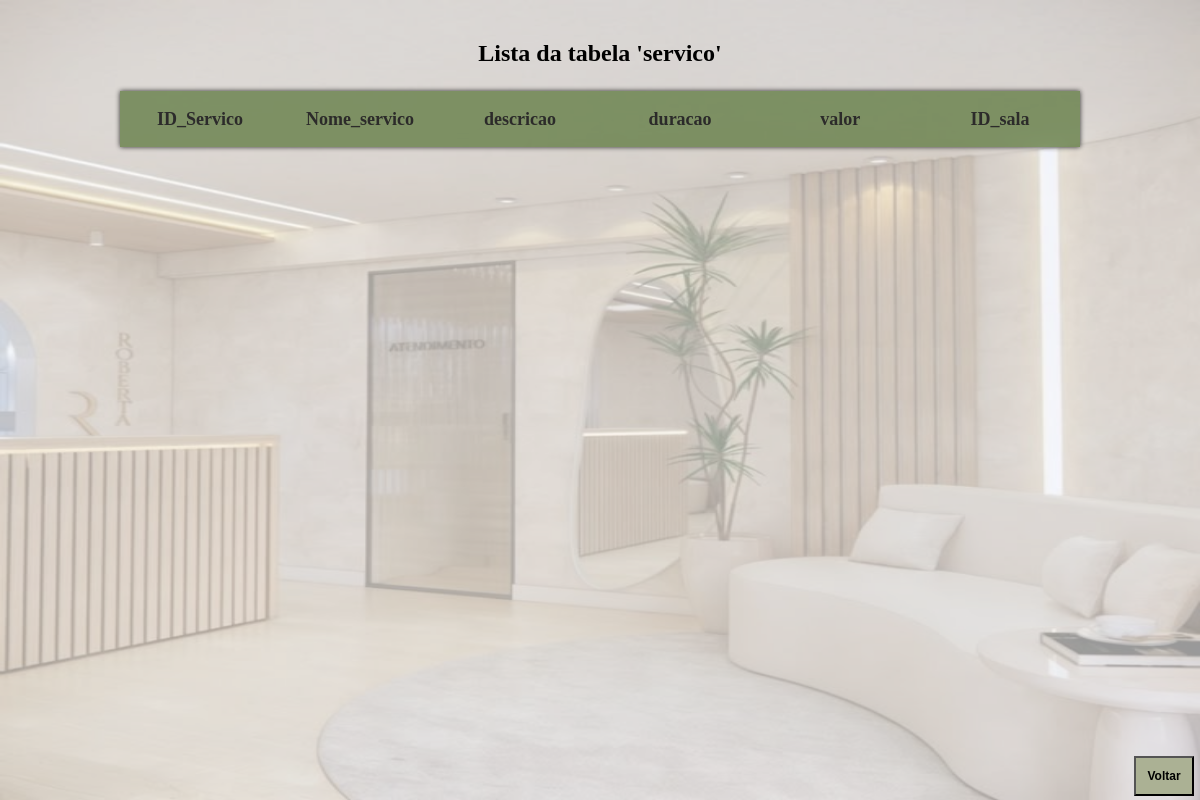
Before: /AcessoBD/servicos/Listar.php with the older database file.
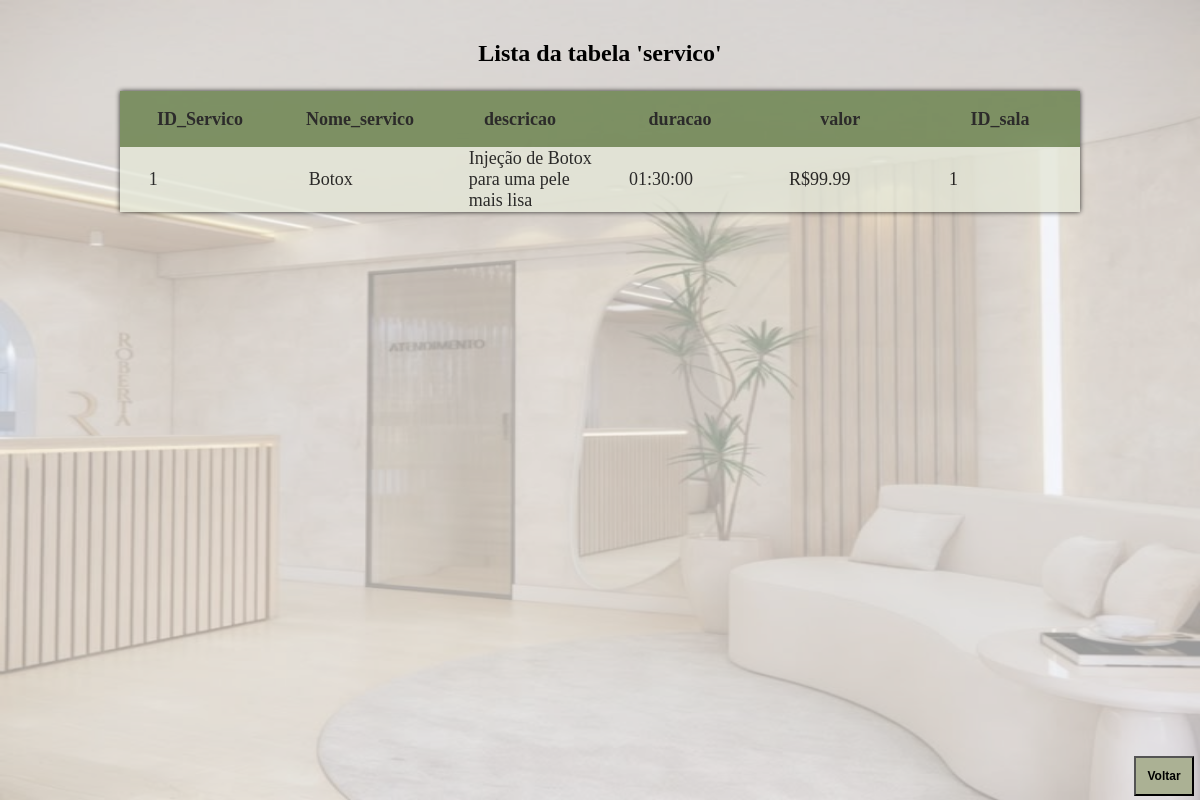
After: the same page with the newer database file.
### tables this page shows
CREATE TABLE `servico` (
  `ID_servico` int(11) NOT NULL,
  `Nome_servico` varchar(50) NOT NULL,
  `descricao` varchar(100) NOT NULL,
  `duracao` time NOT NULL,
  `valor` float NOT NULL,
  `ID_sala` int(11) NOT NULL
);

### AcessoBD/servicos/Servico.php (called while the page is built, shortened)
<?php
    class Servico
    {
        function listar()
        {
            try
            {
                $this->conn = new Conectar();
                $sql = $this->conn->query("select * from servico order by id_servico");
                $sql->execute();
                return $sql->fetchAll();
            }
            catch(PDOException $exc)
            {
                echo "Erro ao executar consulta. " . $exc->getMessage();
            }
        }
    }
?>

### AcessoBD/servicos/Listar.php (the view, shortened to what this page needs)
<!DOCTYPE html>
<html lang="en">
<head>
    <link rel="stylesheet" type="text/css" href="CSS/Listar.css">
</head>
<body>
    <main>
        <?php
            $pos = 0;
            include_once 'Servico.php';
            $p = new Servico();
            $pro_bd=$p->listar();
        ?>
        <p>Lista da tabela 'servico'<p>
        <table>
            <tr class="cap">
                <th>ID_Servico</th>
                <th>Nome_servico</th>
                <th>descricao</th>
                <th>duracao</th>
                <th>valor</th>
                <th>ID_sala</th>
            </tr>
        <?php
            foreach($pro_bd as $pro_mostrar)
            {
                $pos = $pos + 1;
                if($pos % 2 == 1){
                    echo "<tr class='par'>";
                }
                else{
                    echo "<tr class='impar'>";
                }
                echo "<td> $pro_mostrar[0] </td>";
                echo "<td> $pro_mostrar[1] </td>";
                echo "<td> $pro_mostrar[2] </td>";
                echo "<td> $pro_mostrar[3] </td>";
                echo "<td> R$$pro_mostrar[4] </td>";
                echo "<td> $pro_mostrar[5] </td>";
                echo "</tr>";
            }
        ?>
        </table>
    </main>
    <form action="../../menu/index.htm">
        <input type="submit" value="Voltar">
    </form>
    <div class="fundo"></div>
</body>
</html>

Changed rows visible on the page:
added servico: ID_servico "1", Nome_servico "Botox", descricao "Injeção de Botox para uma pele mais lisa", duracao "01:30:00", valor "99.99", ID_sala "1"
